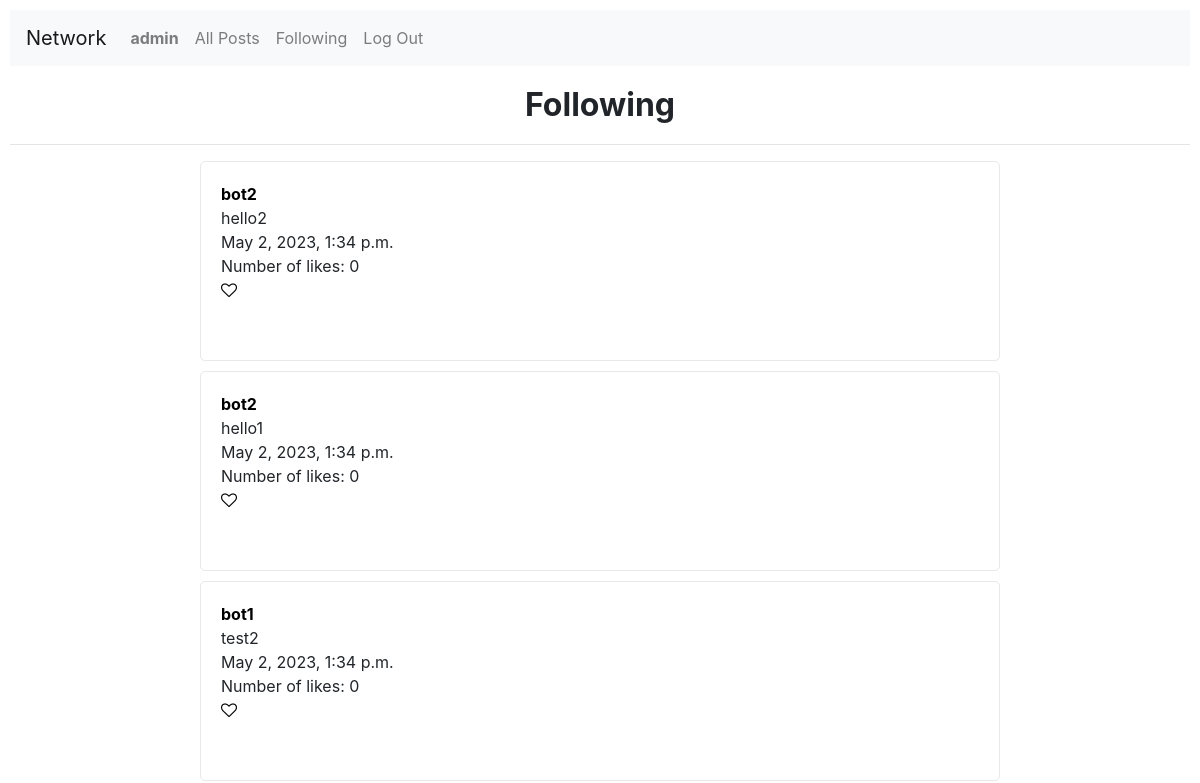
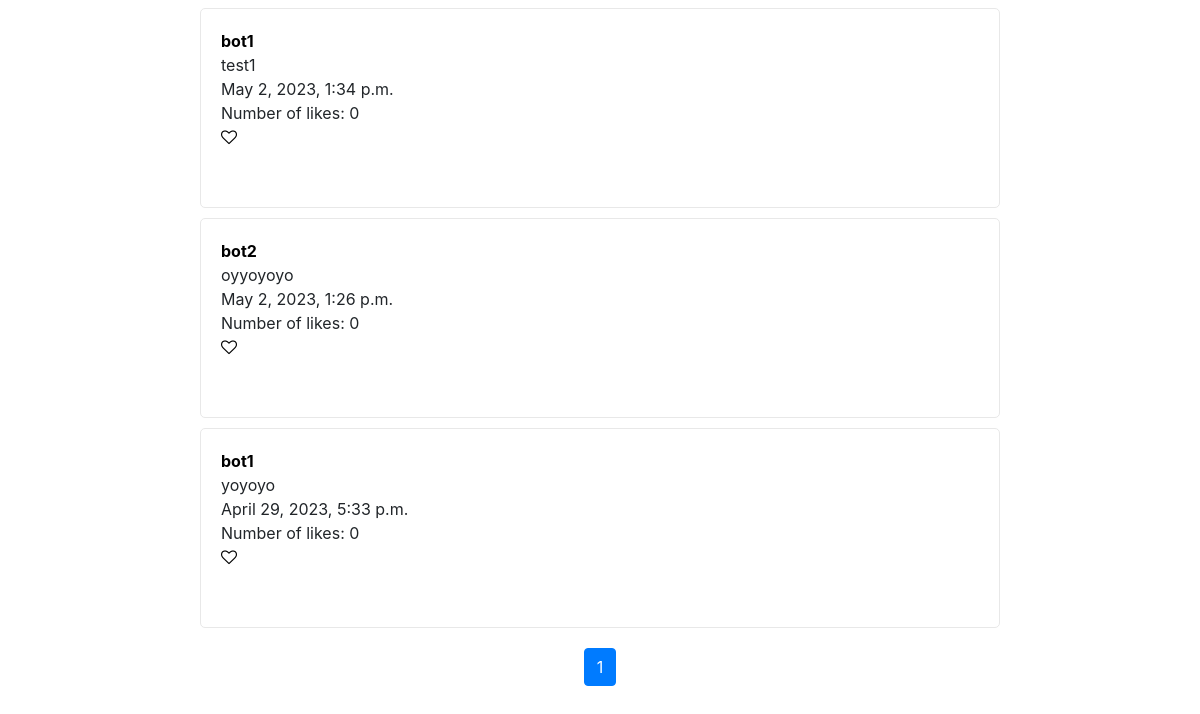
Page /follow (signed in) on the earlier database version (2 pictures, top to bottom).
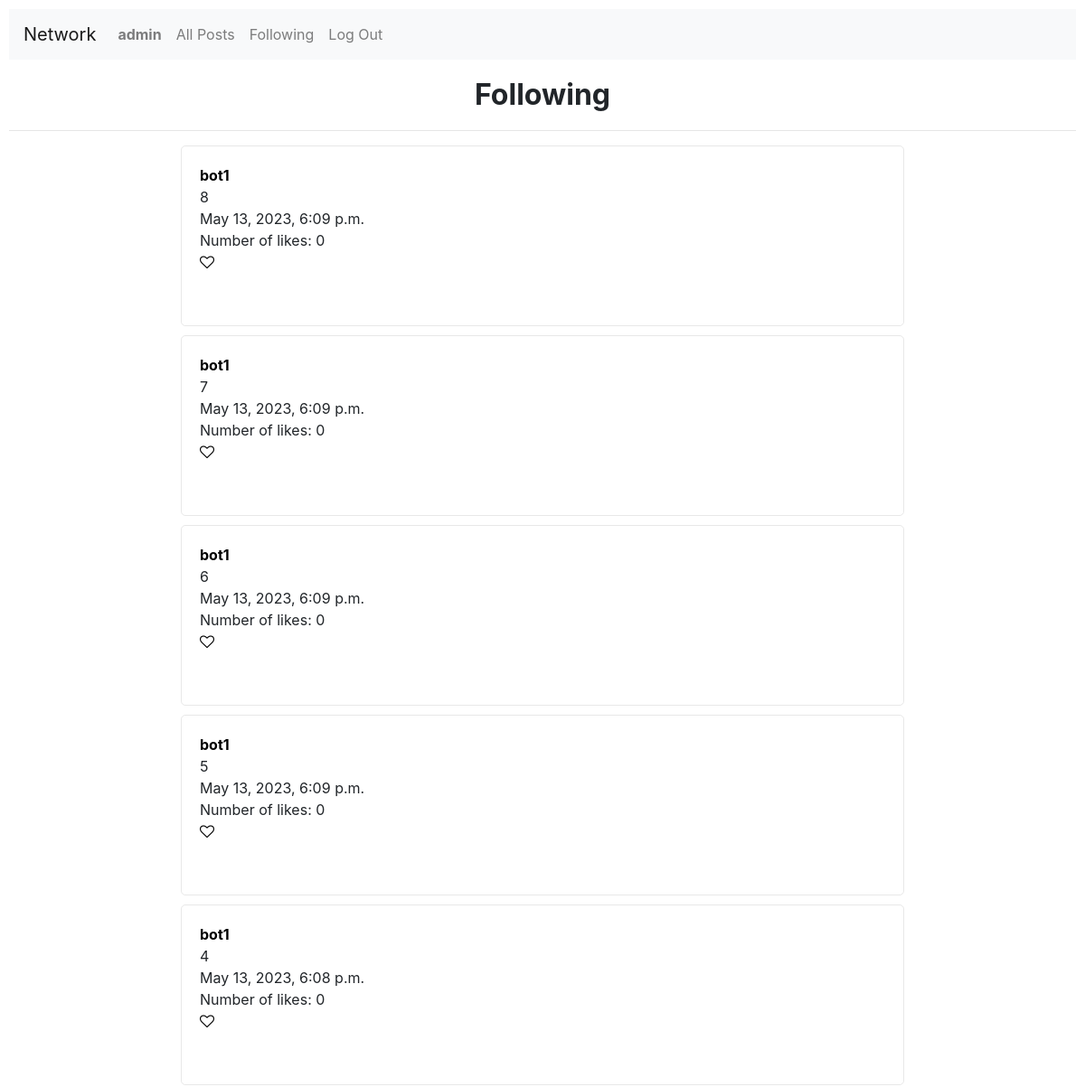
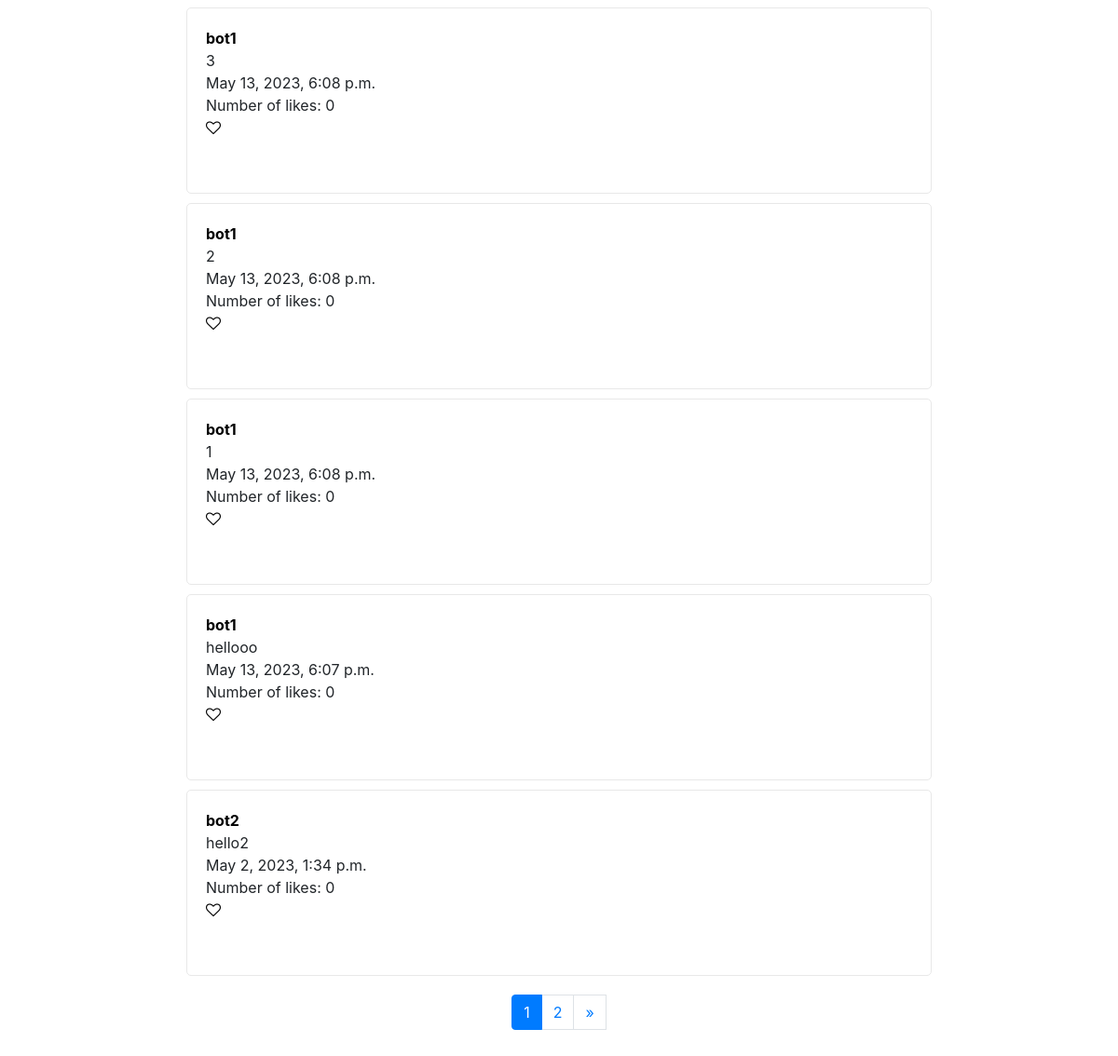
Same page on the later database version (2 pictures, top to bottom).
### network/models.py (models this page shows, shortened)
class Post(models.Model):
    user = models.ForeignKey(User, on_delete=models.CASCADE, blank=True, null=True, related_name="post_user")
    content = models.CharField(max_length=280)
    number_of_likes = models.IntegerField(default=0)
    time = models.DateTimeField(auto_now_add=True)

class User(AbstractUser):
    pass

### network/views.py (the view)
# urls.py: path("follow", views.follow, name="follow"),
@login_required(login_url="login")
def follow(request):
    if request.method == "POST":
        profile_id = request.POST["profile_id"]
        follow_action = request.POST["follow_action"]
        if follow_action not in ["follow", "unfollow"]:
            return render(request, "auctions/error.html", {
            "message": "Bad request",
            "code": "400"
            })
        if follow_action == "follow":
            new_follow = Follow(
                user = User.objects.get(id=request.user.id),
                following = User.objects.get(id=profile_id)
            )
            new_follow.save()
            return redirect(profile, profile_id=profile_id)
        if follow_action == "unfollow":
            user_id = request.user.id
            filter = {"user": user_id, "following": profile_id}
            Follow.objects.filter(**filter).delete()
            return redirect(profile, profile_id=profile_id)
    else:
        user_id = request.user.id
        following = Follow.objects.filter(user=user_id).order_by("-time")
        user = None
        likes = None
        liked_post_ids = []
        if request.user.id is not None:
            user = User.objects.get(id=request.user.id)
            likes = Like.objects.filter(user=user)
            for like in likes:
                liked_post_ids.append(like.post.id)
        follow_list = []
        for follow in following:
            follow_list.append(follow.following.id)
        following_posts = Post.objects.filter(user__in=follow_list).order_by("-time")
        number_of_posts = len(following_posts)
        page_obj = get_page_objects(request, following_posts)
        return render(request, "network/following.html", {
            "user": user,
            "liked_post_ids": liked_post_ids,
            "page_obj": page_obj,
            "number_of_posts": number_of_posts
        })

### network/utils.py (called while the page is built)
def get_page_objects(request, posts):
    paginator = Paginator(posts, 10)
    page_number = request.GET.get("page")
    page_obj = paginator.get_page(page_number)
    return page_obj

### network/templates/network/following.html
{% extends "network/layout.html" %}
{% block body %}
    <h2>Following</h2>
    <hr>
    {% include "network/posts.html" %}
{% endblock %}

### network/templates/network/posts.html (shortened to what this page needs)
{% load static %}
{% if number_of_posts > 0 %}
    {% for post in page_obj %}
        <div class="post-panel">
            <div>
                <a class="username" href="{% url 'profile' profile_id=post.user.id %}"><strong>{{ post.user }}</strong></a>
            </div>
            <div id="content-div-{{ post.id }}-saved">
                {{ post.content }}
            </div>
            <div>
                {{ post.time }}
            </div>
            <div id="likes-div-{{ post.id }}">
                Number of likes: {{ post.number_of_likes }}
            </div>
            {% if user.is_authenticated and post.id not in liked_post_ids %}
                <div id="like-div-{{ post.id }}">
                    <button class="remove-style" id="like-btn-{{ post.id }}">
                        <i class="fa fa-heart-o"></i>
                    </button>
                </div>
            {% elif user.is_authenticated and post.id in liked_post_ids %}
                <div id="unlike-div-{{ post.id }}">
                    <button class="remove-style" id="unlike-btn-{{ post.id }}">
                        <i class="fa fa-heart heart-liked"></i>
                    </button>
                </div>
            {% endif %}
        </div>
    {% endfor %}
{% else %}
    No active posts
{% endif %}
<div class="pagination page-navigation">
    <li class="page-item active"><a class="page-link" href="?page={{ page_obj.number }}">{{ page_obj.number }}</a></li>
    {% if page_obj.has_next %}
        <a class="page-link" href="?page={{ page_obj.next_page_number }}">{{ page_obj.next_page_number }}</a>
        <a class="page-link" href="?page={{ page_obj.paginator.num_pages }}">&raquo;</a>
    {% endif %}
</div>

Differences in the rows shown:
no longer on this page (row unchanged): Post: user "bot2", content "hello1", time "May 2, 2023, 1:34 p.m.", number_of_likes "0"
no longer on this page (row unchanged): Post: user "bot1", content "test2", time "May 2, 2023, 1:34 p.m.", number_of_likes "0"
no longer on this page (row unchanged): Post: user "bot1", content "test1", time "May 2, 2023, 1:34 p.m.", number_of_likes "0"
no longer on this page (row unchanged): Post: user "bot2", content "oyyoyoyo", time "May 2, 2023, 1:26 p.m.", number_of_likes "0"
no longer on this page (row unchanged): Post: user "bot1", content "yoyoyo", time "April 29, 2023, 5:33 p.m.", number_of_likes "0"
added Post: user "bot1", content "8", time "May 13, 2023, 6:09 p.m.", number_of_likes "0"
added Post: user "bot1", content "7", time "May 13, 2023, 6:09 p.m.", number_of_likes "0"
added Post: user "bot1", content "6", time "May 13, 2023, 6:09 p.m.", number_of_likes "0"
added Post: user "bot1", content "5", time "May 13, 2023, 6:09 p.m.", number_of_likes "0"
added Post: user "bot1", content "4", time "May 13, 2023, 6:08 p.m.", number_of_likes "0"
added Post: user "bot1", content "3", time "May 13, 2023, 6:08 p.m.", number_of_likes "0"
added Post: user "bot1", content "2", time "May 13, 2023, 6:08 p.m.", number_of_likes "0"
added Post: user "bot1", content "1", time "May 13, 2023, 6:08 p.m.", number_of_likes "0"
added Post: user "bot1", content "hellooo", time "May 13, 2023, 6:07 p.m.", number_of_likes "0"
Other differences:
{{ page_obj.next_page_number }}: (not shown) → "2"
